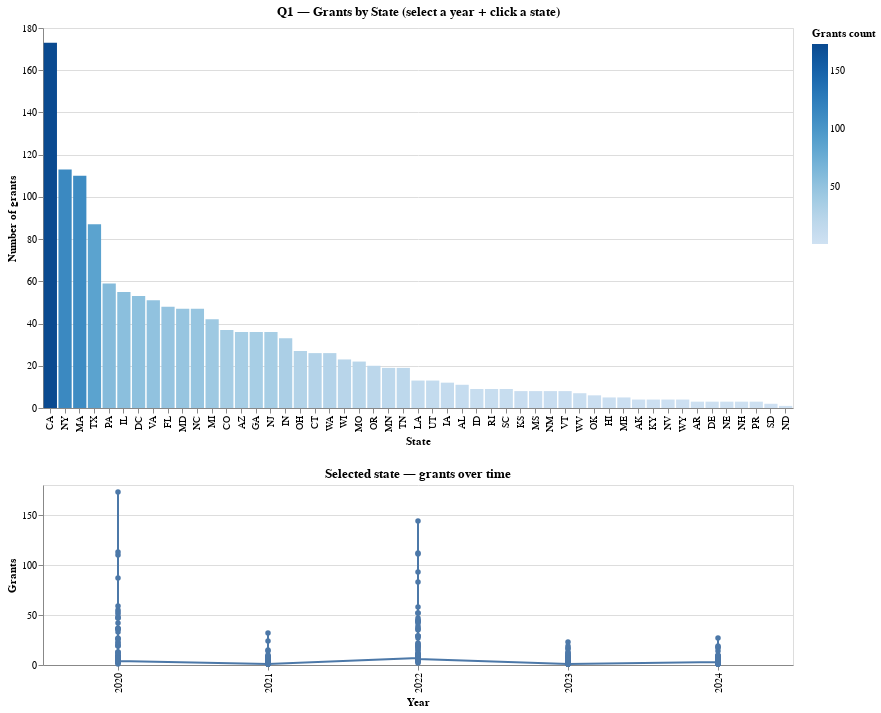

Write notebook code for a chart like this one.
### Code cell
(q1_bars & q1_state_trend)

### Figure 1 — Vega specification as saved in the notebook (floating-point values rounded to 4 significant figures; data arrays with more than 128 entries replaced by an {"elided": "..."} marker saying what was removed)
{"$schema": "https://vega.github.io/schema/vega/v5.json", "data": [{"name": "param_1_store", "values": [{"unit": "view_1", "fields": [{"type": "E", "field": "year"}], "values": [2020]}]}, {"name": "param_3_store"}, {"name": "source_0", "values": {"elided": "231 records"}}, {"name": "data_0", "source": "source_0", "transform": [{"type": "filter", "expr": "!length(data(\"param_1_store\")) || vlSelectionTest(\"param_1_store\", datum)"}, {"type": "project", "fields": ["grants_count", "state", "total_amount"]}]}, {"name": "data_1", "source": "data_0", "transform": [{"type": "stack", "field": "grants_count", "groupby": ["state"], "sort": {"field": ["grants_count"], "order": ["descending"]}, "as": ["grants_count_start", "grants_count_end"], "offset": "zero"}, {"type": "filter", "expr": "isValid(datum[\"grants_count\"]) && isFinite(+datum[\"grants_count\"])"}, {"type": "project", "fields": ["grants_count", "grants_count_end", "grants_count_start", "state", "total_amount"]}]}, {"name": "data_2", "source": "source_0", "transform": [{"type": "filter", "expr": "!length(data(\"param_3_store\")) || vlSelectionTest(\"param_3_store\", datum)"}, {"type": "project", "fields": ["grants_count", "state", "total_amount", "year"]}]}, {"name": "data_3", "source": "data_2", "transform": [{"type": "filter", "expr": "isValid(datum[\"grants_count\"]) && isFinite(+datum[\"grants_count\"])"}, {"type": "project", "fields": ["grants_count", "state", "total_amount", "year"]}]}, {"name": "data_1_color_domain_grants_count", "source": "data_1", "transform": [{"type": "formula", "expr": "+datum['grants_count']", "as": "grants_count"}, {"type": "aggregate", "groupby": [], "fields": ["grants_count", "grants_count"], "ops": ["min", "max"], "as": ["min", "max"]}]}, {"name": "data_0_view_1_x_domain_state", "source": "data_0", "transform": [{"type": "aggregate", "groupby": ["state"], "fields": ["grants_count"], "ops": ["min"], "as": ["sort_field"]}, {"type": "project", "fields": ["sort_field", "state"]}]}, {"name": "data_2_concat_1_x_domain_year_0", "source": "data_2", "transform": [{"type": "aggregate", "groupby": ["year"], "fields": [], "ops": [], "as": []}, {"type": "formula", "expr": "datum['year']", "as": "sort_field"}, {"type": "project", "fields": ["year"]}]}, {"name": "data_3_concat_1_x_domain_year_1", "source": "data_3", "transform": [{"type": "aggregate", "groupby": ["year"], "fields": [], "ops": [], "as": []}, {"type": "formula", "expr": "datum['year']", "as": "sort_field"}, {"type": "project", "fields": ["year"]}]}], "signals": [{"name": "view_1_height", "value": 380}, {"name": "concat_1_height", "value": 180}, {"name": "unit", "value": {}, "on": [{"events": "pointermove", "update": "isTuple(group()) ? group() : unit"}]}, {"name": "param_1_year", "init": "2020", "bind": {"input": "select", "options": [2020, 2021, 2022, 2023, 2024], "name": "Year: "}}, {"name": "param_1", "update": "vlSelectionResolve(\"param_1_store\", \"union\", true, true)"}, {"name": "param_3", "update": "vlSelectionResolve(\"param_3_store\", \"union\", true, true)"}], "marks": [{"type": "group", "name": "view_1_group", "encode": {"update": {"height": {"signal": "view_1_height"}, "width": {"signal": "width"}}}, "signals": [{"name": "param_1_tuple", "update": "param_1_year !== null ? {fields: param_1_tuple_fields, values: [param_1_year]} : null"}, {"name": "param_1_tuple_fields", "value": [{"type": "E", "field": "year"}]}, {"name": "param_1_modify", "on": [{"events": {"signal": "param_1_tuple"}, "update": "modify(\"param_1_store\", param_1_tuple, true)"}]}, {"name": "param_3_tuple", "on": [{"events": [{"source": "scope", "type": "click"}], "update": "datum && item().mark.marktype !== 'group' && indexof(item().mark.role, 'legend') < 0 ? {unit: \"view_1\", fields: param_3_tuple_fields, values: [(item().isVoronoi ? datum.datum : datum)[\"state\"]]} : null", "force": true}, {"events": [{"source": "view", "type": "dblclick"}], "update": "null"}]}, {"name": "param_3_tuple_fields", "value": [{"type": "E", "field": "state"}]}, {"name": "param_3_toggle", "value": false, "on": [{"events": [{"source": "scope", "type": "click"}], "update": "event.shiftKey"}, {"events": [{"source": "view", "type": "dblclick"}], "update": "false"}]}, {"name": "param_3_modify", "on": [{"events": {"signal": "param_3_tuple"}, "update": "modify(\"param_3_store\", param_3_toggle ? null : param_3_tuple, param_3_toggle ? null : true, param_3_toggle ? param_3_tuple : null)"}]}], "marks": [{"type": "rect", "name": "view_1_marks", "from": {"data": "data_1"}, "encode": {"update": {"tooltip": {"signal": "{\"State\": isValid(datum[\"state\"]) ? datum[\"state\"] : \"\"+datum[\"state\"], \"Grants\": format(datum[\"grants_count\"], \"\"), \"Total amount ($)\": format(datum[\"total_amount\"], \",.0f\")}"}, "x": {"field": "state", "scale": "view_1_x"}, "width": {"signal": "max(0.25, bandwidth('view_1_x'))"}, "y": {"field": "grants_count_end", "scale": "view_1_y"}, "y2": {"field": "grants_count_start", "scale": "view_1_y"}, "fill": [{"field": "grants_count", "scale": "color", "test": "!length(data(\"param_3_store\")) || vlSelectionTest(\"param_3_store\", datum)"}, {"value": "lightgray"}]}}, "style": ["bar"], "interactive": true}], "axes": [{"scale": "view_1_y", "orient": "left", "tickCount": {"signal": "ceil(view_1_height/40)"}, "minExtent": 0, "labels": false, "domain": false, "ticks": false, "aria": false, "grid": true, "maxExtent": 0, "zindex": 0, "gridScale": "view_1_x"}, {"scale": "view_1_x", "orient": "bottom", "grid": false, "title": "State", "labelAlign": "right", "zindex": 0, "labelAngle": 270, "labelBaseline": "middle"}, {"scale": "view_1_y", "orient": "left", "title": "Number of grants", "zindex": 0, "labelOverlap": true, "grid": false, "tickCount": {"signal": "ceil(view_1_height/40)"}}], "title": {"text": "Q1 — Grants by State (select a year + click a state)", "frame": "group"}, "style": "cell"}, {"type": "group", "name": "concat_1_group", "encode": {"update": {"width": {"signal": "width"}, "height": {"signal": "concat_1_height"}}}, "marks": [{"type": "line", "name": "concat_1_layer_0_marks", "from": {"data": "data_2"}, "sort": {"field": "x"}, "encode": {"update": {"x": {"field": "year", "scale": "concat_1_x"}, "defined": {"signal": "isValid(datum[\"grants_count\"]) && isFinite(+datum[\"grants_count\"])"}, "stroke": {"value": "#4c78a8"}, "tooltip": {"signal": "{\"state\": isValid(datum[\"state\"]) ? datum[\"state\"] : \"\"+datum[\"state\"], \"year\": isValid(datum[\"year\"]) ? datum[\"year\"] : \"\"+datum[\"year\"], \"Grants\": format(datum[\"grants_count\"], \"\"), \"Total amount ($)\": format(datum[\"total_amount\"], \",.0f\")}"}, "y": {"field": "grants_count", "scale": "concat_1_y"}}}, "interactive": true, "style": ["line"]}, {"type": "symbol", "name": "concat_1_layer_1_marks", "from": {"data": "data_3"}, "encode": {"update": {"opacity": {"value": 1}, "y": {"field": "grants_count", "scale": "concat_1_y"}, "x": {"field": "year", "scale": "concat_1_x"}, "fill": {"value": "#4c78a8"}, "tooltip": {"signal": "{\"state\": isValid(datum[\"state\"]) ? datum[\"state\"] : \"\"+datum[\"state\"], \"year\": isValid(datum[\"year\"]) ? datum[\"year\"] : \"\"+datum[\"year\"], \"Grants\": format(datum[\"grants_count\"], \"\"), \"Total amount ($)\": format(datum[\"total_amount\"], \",.0f\")}"}}}, "style": ["point"], "interactive": true}], "axes": [{"scale": "concat_1_y", "ticks": false, "grid": true, "tickCount": {"signal": "ceil(concat_1_height/40)"}, "gridScale": "concat_1_x", "zindex": 0, "aria": false, "domain": false, "maxExtent": 0, "labels": false, "orient": "left", "minExtent": 0}, {"scale": "concat_1_x", "title": "Year", "grid": false, "labelBaseline": "middle", "labelAngle": 270, "orient": "bottom", "labelAlign": "right", "zindex": 0}, {"scale": "concat_1_y", "grid": false, "orient": "left", "title": "Grants", "labelOverlap": true, "zindex": 0, "tickCount": {"signal": "ceil(concat_1_height/40)"}}], "title": {"text": "Selected state — grants over time", "frame": "group"}, "style": "cell"}], "scales": [{"name": "color", "type": "linear", "domain": [{"signal": "(data(\"data_1_color_domain_grants_count\")[0] || {}).min"}, {"signal": "(data(\"data_1_color_domain_grants_count\")[0] || {}).max"}], "range": {"scheme": "blues"}, "zero": false, "interpolate": "hcl"}, {"name": "view_1_x", "type": "band", "domain": {"data": "data_0_view_1_x_domain_state", "field": "state", "sort": {"op": "max", "field": "sort_field", "order": "descending"}}, "range": [0, {"signal": "width"}], "paddingOuter": 0.05, "paddingInner": 0.1}, {"name": "view_1_y", "type": "linear", "domain": {"data": "data_1", "fields": ["grants_count_start", "grants_count_end"]}, "range": [{"signal": "view_1_height"}, 0], "nice": true, "zero": true}, {"name": "concat_1_x", "type": "point", "domain": {"fields": [{"data": "data_2_concat_1_x_domain_year_0", "field": "year"}, {"data": "data_3_concat_1_x_domain_year_1", "field": "year"}], "sort": true}, "range": [0, {"signal": "width"}], "padding": 0.5}, {"name": "concat_1_y", "type": "linear", "domain": {"fields": [{"data": "data_2", "field": "grants_count"}, {"data": "data_3", "field": "grants_count"}]}, "range": [{"signal": "concat_1_height"}, 0], "nice": true, "zero": true}], "layout": {"padding": 20, "columns": 1, "bounds": "full", "align": "each"}, "width": 750, "padding": 5, "legends": [{"title": "Grants count", "fill": "color", "gradientLength": {"signal": "clamp(view_1_height, 64, 200)"}}], "background": "white"}
